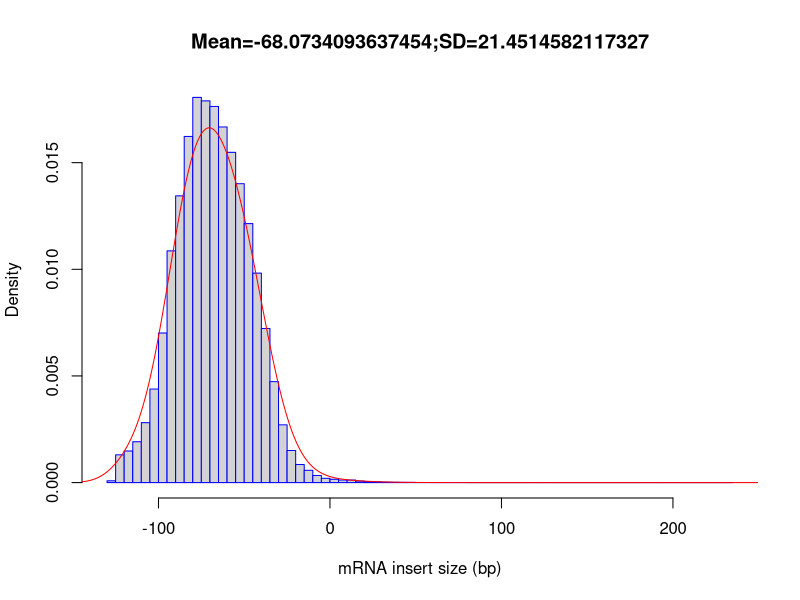

This chart was generated by the following R code:
out_file = 'SRR11647686_inner_distance'
pdf('SRR11647686_inner_distance.inner_distance_plot.pdf')
fragsize=rep(c(-247.5,-242.5,-237.5,-232.5,-227.5,-222.5,-217.5,-212.5,-207.5,-202.5,-197.5,-192.5,-187.5,-182.5,-177.5,-172.5,-167.5,-162.5,-157.5,-152.5,-147.5,-142.5,-137.5,-132.5,-127.5,-122.5,-117.5,-112.5,-107.5,-102.5,-97.5,-92.5,-87.5,-82.5,-77.5,-72.5,-67.5,-62.5,-57.5,-52.5,-47.5,-42.5,-37.5,-32.5,-27.5,-22.5,-17.5,-12.5,-7.5,-2.5,2.5,7.5,12.5,17.5,22.5,27.5,32.5,37.5,42.5,47.5,52.5,57.5,62.5,67.5,72.5,77.5,82.5,87.5,92.5,97.5,102.5,107.5,112.5,117.5,122.5,127.5,132.5,137.5,142.5,147.5,152.5,157.5,162.5,167.5,172.5,177.5,182.5,187.5,192.5,197.5,202.5,207.5,212.5,217.5,222.5,227.5,232.5,237.5,242.5,247.5),times=c(0,0,0,0,0,0,0,0,0,0,0,0,0,0,0,0,0,0,0,0,0,0,0,0,423,6506,7403,9575,14043,21923,35053,54299,67194,81119,90263,89452,88150,83336,77391,70044,60696,49088,36107,23656,13535,7521,4229,2880,1661,1009,780,597,598,342,238,159,100,66,47,44,14,11,8,8,2,3,3,0,1,1,2,2,2,1,2,1,1,2,1,1,3,0,0,1,0,0,1,0,0,0,0,0,0,0,0,1,1,0,0,0))
frag_sd = sd(fragsize)
frag_mean = mean(fragsize)
frag_median = median(fragsize)
write(x=c("Name","Mean","Median","sd"), sep="	", file=stdout(),ncolumns=4)
write(c(out_file,frag_mean,frag_median,frag_sd),sep="	", file=stdout(),ncolumns=4)
hist(fragsize,probability=T,breaks=100,xlab="mRNA insert size (bp)",main=paste(c("Mean=",frag_mean,";","SD=",frag_sd),collapse=""),border="blue")
lines(density(fragsize,bw=10),col='red')
dev.off()
